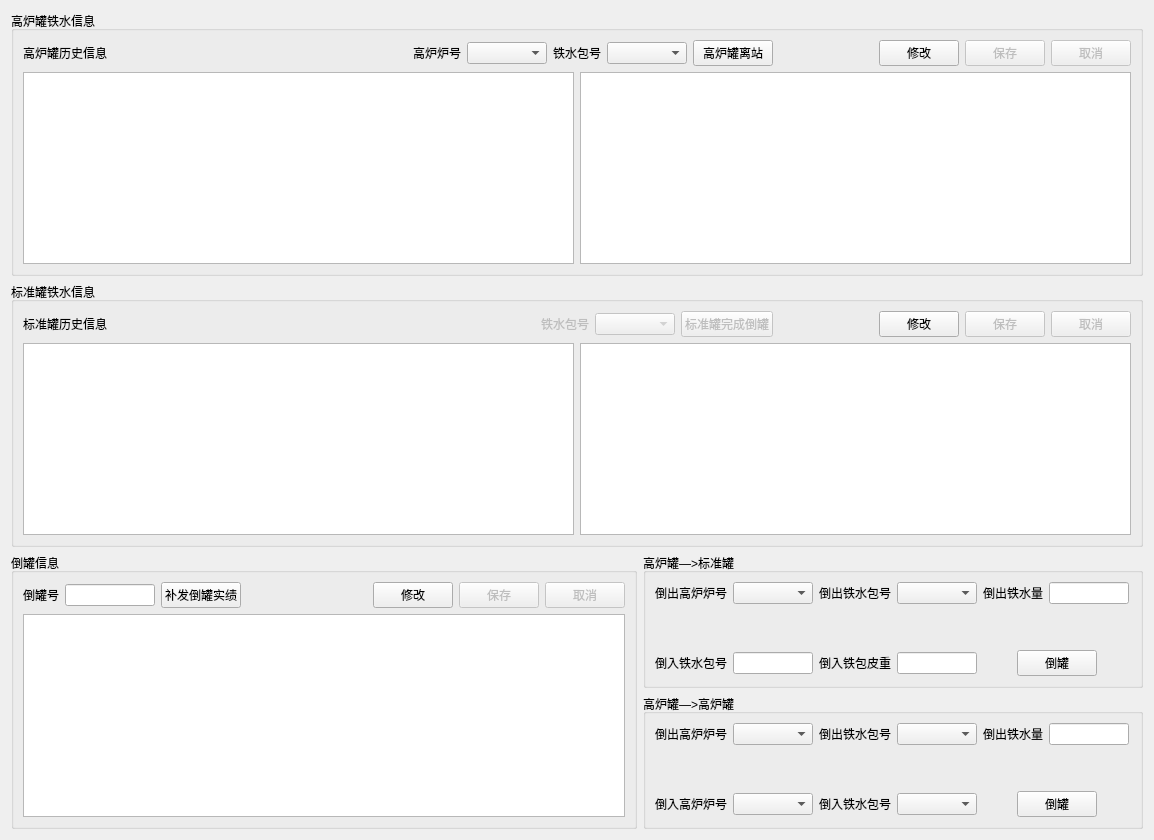
        <widget class="QWidget" name="pourPage">
         <layout class="QVBoxLayout" name="verticalLayout_19">
          <item>
           <widget class="QGroupBox" name="groupBox">
            <property name="maximumSize">
             <size>
              <width>16777215</width>
              <height>16777215</height>
             </size>
            </property>
            <property name="title">
             <string>高炉罐铁水信息</string>
            </property>
            <layout class="QVBoxLayout" name="verticalLayout_15">
             <item>
              <layout class="QHBoxLayout" name="horizontalLayout_21">
               <item>
                <widget class="QLabel" name="label_43">
                 <property name="text">
                  <string>高炉罐历史信息</string>
                 </property>
                </widget>
               </item>
               <item>
                <spacer name="horizontalSpacer_28">
                 <property name="orientation">
                  <enum>Qt::Horizontal</enum>
                 </property>
                 <property name="sizeHint" stdset="0">
                  <size>
                   <width>300</width>
                   <height>20</height>
                  </size>
                 </property>
                </spacer>
               </item>
               <item>
                <widget class="QLabel" name="label_19">
                 <property name="text">
                  <string>高炉炉号</string>
                 </property>
                </widget>
               </item>
               <item>
                <widget class="QComboBox" name="bfNoComboBox">
                 <property name="minimumSize">
                  <size>
                   <width>80</width>
                   <height>0</height>
                  </size>
                 </property>
                </widget>
               </item>
               <item>
                <widget class="QLabel" name="label_20">
                 <property name="text">
                  <string>铁水包号</string>
                 </property>
                </widget>
               </item>
               <item>
                <widget class="QComboBox" name="ladleNoComboBox">
                 <property name="minimumSize">
                  <size>
                   <width>80</width>
                   <height>0</height>
                  </size>
                 </property>
                </widget>
               </item>
               <item>
                <widget class="QPushButton" name="ladleLeaveBtn">
                 <property name="text">
                  <string>高炉罐离站</string>
                 </property>
                </widget>
               </item>
               <item>
                <spacer name="horizontalSpacer_26">
                 <property name="orientation">
                  <enum>Qt::Horizontal</enum>
                 </property>
                 <property name="sizeType">
                  <enum>QSizePolicy::Fixed</enum>
                 </property>
                 <property name="sizeHint" stdset="0">
                  <size>
                   <width>100</width>
                   <height>20</height>
                  </size>
                 </property>
                </spacer>
               </item>
               <item>
                <widget class="QPushButton" name="ironInfoEditBtn">
                 <property name="enabled">
                  <bool>true</bool>
                 </property>
                 <property name="text">
                  <string>修改</string>
                 </property>
                </widget>
               </item>
               <item>
                <widget class="QPushButton" name="ironInfoSaveBtn">
                 <property name="enabled">
                  <bool>false</bool>
                 </property>
                 <property name="text">
                  <string>保存</string>
                 </property>
                </widget>
               </item>
               <item>
                <widget class="QPushButton" name="ironInfoCancelBtn">
                 <property name="enabled">
                  <bool>false</bool>
                 </property>
                 <property name="text">
                  <string>取消</string>
                 </property>
                </widget>
               </item>
              </layout>
             </item>
             <item>
              <layout class="QHBoxLayout" name="horizontalLayout_22">
               <item>
                <widget class="QTableView" name="ironInfoHisTableView">
                 <property name="editTriggers">
                  <set>QAbstractItemView::NoEditTriggers</set>
                 </property>
                </widget>
               </item>
               <item>
                <widget class="QTableView" name="ironInfoTableView">
                 <property name="editTriggers">
                  <set>QAbstractItemView::NoEditTriggers</set>
                 </property>
                </widget>
               </item>
              </layout>
             </item>
            </layout>
           </widget>
          </item>
          <item>
           <widget class="QGroupBox" name="groupBox_22">
            <property name="title">
             <string>标准罐铁水信息</string>
            </property>
            <layout class="QVBoxLayout" name="verticalLayout_17">
             <item>
              <layout class="QHBoxLayout" name="horizontalLayout_34">
               <item>
                <widget class="QLabel" name="label_44">
                 <property name="text">
                  <string>标准罐历史信息</string>
                 </property>
                </widget>
               </item>
               <item>
                <spacer name="horizontalSpacer_24">
                 <property name="orientation">
                  <enum>Qt::Horizontal</enum>
                 </property>
                 <property name="sizeHint" stdset="0">
                  <size>
                   <width>40</width>
                   <height>20</height>
                  </size>
                 </property>
                </spacer>
               </item>
               <item>
                <widget class="QLabel" name="label_42">
                 <property name="enabled">
                  <bool>false</bool>
                 </property>
                 <property name="text">
                  <string>铁水包号</string>
                 </property>
                </widget>
               </item>
               <item>
                <widget class="QComboBox" name="ladleNoStdComboBox">
                 <property name="enabled">
                  <bool>false</bool>
                 </property>
                 <property name="minimumSize">
                  <size>
                   <width>80</width>
                   <height>0</height>
                  </size>
                 </property>
                </widget>
               </item>
               <item>
                <widget class="QPushButton" name="ladleLeaveStdBtn">
                 <property name="enabled">
                  <bool>false</bool>
                 </property>
                 <property name="text">
                  <string>标准罐完成倒罐</string>
                 </property>
                </widget>
               </item>
               <item>
                <spacer name="horizontalSpacer_27">
                 <property name="orientation">
                  <enum>Qt::Horizontal</enum>
                 </property>
                 <property name="sizeType">
                  <enum>QSizePolicy::Fixed</enum>
                 </property>
                 <property name="sizeHint" stdset="0">
                  <size>
                   <width>100</width>
                   <height>20</height>
                  </size>
                 </property>
                </spacer>
               </item>
               <item>
                <widget class="QPushButton" name="stdIronInfoEditBtn">
                 <property name="enabled">
                  <bool>true</bool>
                 </property>
                 <property name="text">
                  <string>修改</string>
                 </property>
                </widget>
               </item>
               <item>
                <widget class="QPushButton" name="stdIronInfoSaveBtn">
                 <property name="enabled">
                  <bool>false</bool>
                 </property>
                 <property name="text">
                  <string>保存</string>
                 </property>
                </widget>
               </item>
               <item>
                <widget class="QPushButton" name="stdIronInfoCancelBtn">
                 <property name="enabled">
                  <bool>false</bool>
                 </property>
                 <property name="text">
                  <string>取消</string>
                 </property>
                </widget>
               </item>
              </layout>
             </item>
             <item>
              <layout class="QHBoxLayout" name="horizontalLayout_35">
               <item>
                <widget class="QTableView" name="stdIronInfoHisTableView">
                 <property name="editTriggers">
                  <set>QAbstractItemView::NoEditTriggers</set>
                 </property>
                </widget>
               </item>
               <item>
                <widget class="QTableView" name="stdIronInfoTableView">
                 <property name="editTriggers">
                  <set>QAbstractItemView::NoEditTriggers</set>
                 </property>
                </widget>
               </item>
              </layout>
             </item>
            </layout>
           </widget>
          </item>
          <item>
           <layout class="QHBoxLayout" name="horizontalLayout_24">
            <item>
             <widget class="QGroupBox" name="groupBox_14">
              <property name="maximumSize">
               <size>
                <width>1000</width>
                <height>16777215</height>
               </size>
              </property>
              <property name="title">
               <string>倒罐信息</string>
              </property>
              <layout class="QVBoxLayout" name="verticalLayout_18">
               <item>
                <layout class="QHBoxLayout" name="horizontalLayout_23">
                 <item>
                  <layout class="QHBoxLayout" name="horizontalLayout_30">
                   <item>
                    <widget class="QLabel" name="label_30">
                     <property name="text">
                      <string>倒罐号</string>
                     </property>
                    </widget>
                   </item>
                   <item>
                    <widget class="QLineEdit" name="pourNoLineEdit">
                     <property name="minimumSize">
                      <size>
                       <width>90</width>
                       <height>0</height>
                      </size>
                     </property>
                     <property name="maximumSize">
                      <size>
                       <width>90</width>
                       <height>16777215</height>
                      </size>
                     </property>
                    </widget>
                   </item>
                   <item>
                    <widget class="QPushButton" name="sendPourResultButton">
                     <property name="text">
                      <string>补发倒罐实绩</string>
                     </property>
                    </widget>
                   </item>
                   <item>
                    <spacer name="horizontalSpacer_34">
                     <property name="orientation">
                      <enum>Qt::Horizontal</enum>
                     </property>
                     <property name="sizeHint" stdset="0">
                      <size>
                       <width>40</width>
                       <height>20</height>
                      </size>
                     </property>
                    </spacer>
                   </item>
                   <item>
                    <spacer name="horizontalSpacer_35">
                     <property name="orientation">
                      <enum>Qt::Horizontal</enum>
                     </property>
                     <property name="sizeHint" stdset="0">
                      <size>
                       <width>40</width>
                       <height>20</height>
                      </size>
                     </property>
                    </spacer>
                   </item>
                  </layout>
                 </item>
                 <item>
                  <widget class="QPushButton" name="pourInfoEditBtn">
                   <property name="enabled">
                    <bool>true</bool>
                   </property>
                   <property name="text">
                    <string>修改</string>
                   </property>
                  </widget>
                 </item>
                 <item>
                  <widget class="QPushButton" name="pourInfoSaveBtn">
                   <property name="enabled">
                    <bool>false</bool>
                   </property>
                   <property name="text">
                    <string>保存</string>
                   </property>
                  </widget>
                 </item>
                 <item>
                  <widget class="QPushButton" name="pourInfoCancelBtn">
                   <property name="enabled">
                    <bool>false</bool>
                   </property>
                   <property name="text">
                    <string>取消</string>
                   </property>
                  </widget>
                 </item>
                </layout>
               </item>
               <item>
                <widget class="QTableView" name="pourInfoTableView">
                 <property name="maximumSize">
                  <size>
                   <width>1000</width>
                   <height>16777215</height>
                  </size>
                 </property>
                 <property name="editTriggers">
                  <set>QAbstractItemView::NoEditTriggers</set>
                 </property>
                </widget>
               </item>
              </layout>
             </widget>
            </item>
            <item>
             <layout class="QVBoxLayout" name="verticalLayout_16">
              <item>
               <widget class="QGroupBox" name="groupBox_12">
                <property name="maximumSize">
                 <size>
                  <width>500</width>
                  <height>16777215</height>
                 </size>
                </property>
                <property name="title">
                 <string>高炉罐—&gt;标准罐</string>
                </property>
                <layout class="QVBoxLayout" name="verticalLayout_13">
                 <item>
                  <layout class="QHBoxLayout" name="horizontalLayout_14">
                   <item>
                    <widget class="QLabel" name="label_2">
                     <property name="text">
                      <string>倒出高炉炉号</string>
                     </property>
                    </widget>
                   </item>
                   <item>
                    <widget class="QComboBox" name="bfNoOutStdComboBox">
                     <property name="minimumSize">
                      <size>
                       <width>80</width>
                       <height>0</height>
                      </size>
                     </property>
                    </widget>
                   </item>
                   <item>
                    <widget class="QLabel" name="label_8">
                     <property name="text">
                      <string>倒出铁水包号</string>
                     </property>
                    </widget>
                   </item>
                   <item>
                    <widget class="QComboBox" name="ladleNoOutStdComboBox">
                     <property name="minimumSize">
                      <size>
                       <width>80</width>
                       <height>0</height>
                      </size>
                     </property>
                    </widget>
                   </item>
                   <item>
                    <widget class="QLabel" name="label_9">
                     <property name="text">
                      <string>倒出铁水量</string>
                     </property>
                    </widget>
                   </item>
                   <item>
                    <widget class="QLineEdit" name="pourWeightStdLineEdit">
                     <property name="minimumSize">
                      <size>
                       <width>80</width>
                       <height>0</height>
                      </size>
                     </property>
                    </widget>
                   </item>
                   <item>
                    <spacer name="horizontalSpacer_30">
                     <property name="orientation">
                      <enum>Qt::Horizontal</enum>
                     </property>
                     <property name="sizeHint" stdset="0">
                      <size>
                       <width>40</width>
                       <height>20</height>
                      </size>
                     </property>
                    </spacer>
                   </item>
                  </layout>
                 </item>
                 <item>
                  <spacer name="verticalSpacer_7">
                   <property name="orientation">
                    <enum>Qt::Vertical</enum>
                   </property>
                   <property name="sizeHint" stdset="0">
                    <size>
                     <width>20</width>
                     <height>40</height>
                    </size>
                   </property>
                  </spacer>
                 </item>
                 <item>
                  <layout class="QHBoxLayout" name="horizontalLayout_20">
                   <item>
                    <widget class="QLabel" name="label_17">
                     <property name="text">
                      <string>倒入铁水包号</string>
                     </property>
                    </widget>
                   </item>
                   <item>
                    <widget class="QLineEdit" name="ladleNoInStdLineEdit">
                     <property name="minimumSize">
                      <size>
                       <width>80</width>
                       <height>0</height>
                      </size>
                     </property>
                     <property name="maximumSize">
                      <size>
                       <width>80</width>
                       <height>16777215</height>
                      </size>
                     </property>
                    </widget>
                   </item>
                   <item>
                    <widget class="QLabel" name="label_18">
                     <property name="text">
                      <string>倒入铁包皮重</string>
                     </property>
                    </widget>
                   </item>
                   <item>
                    <widget class="QLineEdit" name="tareWeightInStdLineEdit">
                     <property name="minimumSize">
                      <size>
                       <width>80</width>
                       <height>0</height>
                      </size>
                     </property>
                     <property name="maximumSize">
                      <size>
                       <width>80</width>
                       <height>16777215</height>
                      </size>
                     </property>
                    </widget>
                   </item>
                   <item>
                    <spacer name="horizontalSpacer_25">
                     <property name="orientation">
                      <enum>Qt::Horizontal</enum>
                     </property>
                     <property name="sizeHint" stdset="0">
                      <size>
                       <width>40</width>
                       <height>20</height>
                      </size>
                     </property>
                    </spacer>
                   </item>
                   <item>
                    <widget class="QPushButton" name="pourStdBtn">
                     <property name="text">
                      <string>倒罐</string>
                     </property>
                    </widget>
                   </item>
                   <item>
                    <spacer name="horizontalSpacer_6">
                     <property name="orientation">
                      <enum>Qt::Horizontal</enum>
                     </property>
                     <property name="sizeHint" stdset="0">
                      <size>
                       <width>40</width>
                       <height>20</height>
                      </size>
                     </property>
                    </spacer>
                   </item>
                  </layout>
                 </item>
                </layout>
               </widget>
              </item>
              <item>
               <widget class="QGroupBox" name="groupBox_21">
                <property name="maximumSize">
                 <size>
                  <width>500</width>
                  <height>16777215</height>
                 </size>
                </property>
                <property name="title">
                 <string>高炉罐—&gt;高炉罐</string>
                </property>
                <layout class="QVBoxLayout" name="verticalLayout_32">
                 <item>
                  <layout class="QHBoxLayout" name="horizontalLayout_31">
                   <item>
                    <widget class="QLabel" name="label_37">
                     <property name="text">
                      <string>倒出高炉炉号</string>
                     </property>
                    </widget>
                   </item>
                   <item>
                    <widget class="QComboBox" name="bfNoOutComboBox">
                     <property name="minimumSize">
                      <size>
                       <width>80</width>
                       <height>0</height>
                      </size>
                     </property>
                    </widget>
                   </item>
                   <item>
                    <widget class="QLabel" name="label_38">
                     <property name="text">
                      <string>倒出铁水包号</string>
                     </property>
                    </widget>
                   </item>
                   <item>
                    <widget class="QComboBox" name="ladleNoOutComboBox">
                     <property name="minimumSize">
                      <size>
                       <width>80</width>
                       <height>0</height>
                      </size>
                     </property>
                    </widget>
                   </item>
                   <item>
                    <widget class="QLabel" name="label_39">
                     <property name="text">
                      <string>倒出铁水量</string>
                     </property>
                    </widget>
                   </item>
                   <item>
                    <widget class="QLineEdit" name="pourWeightLineEdit">
                     <property name="minimumSize">
                      <size>
                       <width>80</width>
                       <height>0</height>
                      </size>
                     </property>
                    </widget>
                   </item>
                   <item>
                    <spacer name="horizontalSpacer_37">
                     <property name="orientation">
                      <enum>Qt::Horizontal</enum>
                     </property>
                     <property name="sizeHint" stdset="0">
                      <size>
                       <width>40</width>
                       <height>20</height>
                      </size>
                     </property>
                    </spacer>
                   </item>
                  </layout>
                 </item>
                 <item>
                  <spacer name="verticalSpacer_13">
                   <property name="orientation">
                    <enum>Qt::Vertical</enum>
                   </property>
                   <property name="sizeHint" stdset="0">
                    <size>
                     <width>20</width>
                     <height>40</height>
                    </size>
                   </property>
                  </spacer>
                 </item>
                 <item>
                  <layout class="QHBoxLayout" name="horizontalLayout_33">
                   <item>
                    <widget class="QLabel" name="label_40">
                     <property name="text">
                      <string>倒入高炉炉号</string>
                     </property>
                    </widget>
                   </item>
                   <item>
                    <widget class="QComboBox" name="bfNoInComboBox">
                     <property name="minimumSize">
                      <size>
                       <width>80</width>
                       <height>0</height>
                      </size>
                     </property>
                    </widget>
                   </item>
                   <item>
                    <widget class="QLabel" name="label_41">
                     <property name="text">
                      <string>倒入铁水包号</string>
                     </property>
                    </widget>
                   </item>
                   <item>
                    <widget class="QComboBox" name="ladleNoInComboBox">
                     <property name="minimumSize">
                      <size>
                       <width>80</width>
                       <height>0</height>
                      </size>
                     </property>
                    </widget>
                   </item>
                   <item>
                    <spacer name="horizontalSpacer_38">
                     <property name="orientation">
                      <enum>Qt::Horizontal</enum>
                     </property>
                     <property name="sizeHint" stdset="0">
                      <size>
                       <width>40</width>
                       <height>20</height>
                      </size>
                     </property>
                    </spacer>
                   </item>
                   <item>
                    <widget class="QPushButton" name="pourBtn">
                     <property name="text">
                      <string>倒罐</string>
                     </property>
                    </widget>
                   </item>
                   <item>
                    <spacer name="horizontalSpacer_39">
                     <property name="orientation">
                      <enum>Qt::Horizontal</enum>
                     </property>
                     <property name="sizeHint" stdset="0">
                      <size>
                       <width>40</width>
                       <height>20</height>
                      </size>
                     </property>
                    </spacer>
                   </item>
                  </layout>
                 </item>
                </layout>
               </widget>
              </item>
             </layout>
            </item>
           </layout>
          </item>
         </layout>
        </widget>
